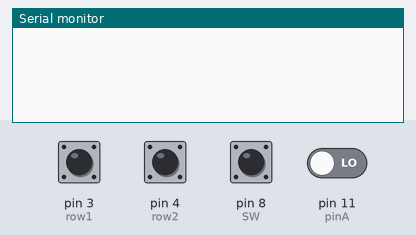
Recording of a sketch running on a simulated Arduino Uno, built with avr-gcc and run on an emulated ATmega328P. Parts: the last lines printed to the serial monitor. The test bench sets the inputs (shaded band); at power-on: pin 3 (row1), pin 4 (row2) HIGH, pin 8 (SW), pin 11 (pinA) LOW.

Above: at 1.2 s.
1.3 s: pin 3 (row1) pulled LOW for 0.15 s
At 2.5 s:
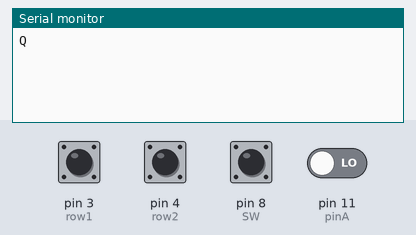
2.9 s: pin 4 (row2) pulled LOW for 0.15 s
At 3.8 s:
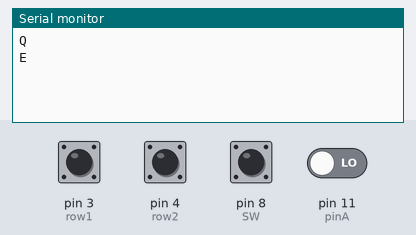
4.5 s: pin 8 (SW) pulled HIGH for 0.15 s
At 5.8 s:
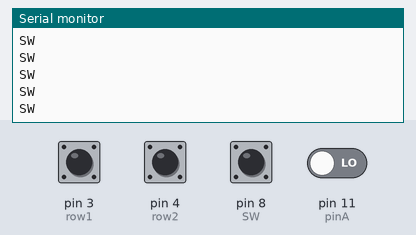
6.1 s: pin 3 (row1) pulled LOW for 1 s
At 8.1 s:
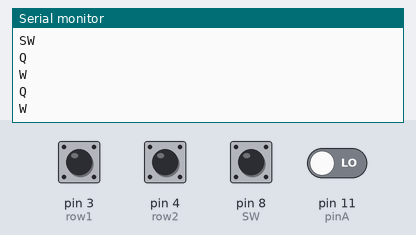
8.6 s: pin 4 (row2) pulled LOW for 1 s
At 8.81 s:
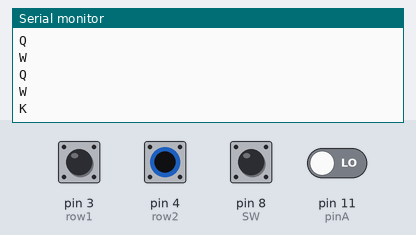

Measured:
- after the input at 1.3 s, the serial monitor: prints a new line at once (image 1)
- after the input at 2.9 s, the serial monitor: prints a new line at once (image 2)
- after the input at 4.5 s, the serial monitor: prints a new line at once (image 3)
- after the input at 6.1 s, the serial monitor: prints a new line at once (image 4)
- after the input at 8.6 s, the serial monitor: prints a new line at once (image 5)

The sketch:

Prototype.ino
```cpp
#define col1 13
#define col2 12
#define row1 3
#define row2 4
int SW = 8;
int pinA = 11;
int pinB = 10;
int encoderPosCount = 0;
int pinALast; int aVal;
boolean bCW;
String data;
//void Send_Byte;
void setup() {
  pinMode (pinA,INPUT);
  pinMode (pinB,INPUT);
  pinMode (SW, INPUT);
  pinALast = digitalRead(pinA);
  Serial.begin (9600);
  pinMode (row1, INPUT_PULLUP);
  pinMode (row2, INPUT_PULLUP);
  pinMode (col1, OUTPUT);
  pinMode (col2, OUTPUT);
  digitalWrite (col1, HIGH);
  digitalWrite (col2, HIGH);
  //attachInterrupt(digitalPinToInterrupt(pinA), Encoder, RISING);
  //attachInterrupt(digitalPinToInterrupt(pinB), Encoder, RISING);
}

void loop() {
  digitalWrite (col1, LOW);
  if (digitalRead (row1) ==LOW){
    //Serial.println ("Q");
    data = "Q";
    Send_Byte ();

  }
  if (digitalRead (row2) ==LOW){
    data = "E";
    Send_Byte ();
  }
  digitalWrite (col1, HIGH);
  digitalWrite (col2, LOW);
  if (digitalRead (row1) == LOW){
      data = "W";
    Send_Byte ();
  }
  if (digitalRead (row2) ==LOW){
    data = "K";
    Send_Byte ();
  }
  digitalWrite (col2, HIGH);
  if (digitalRead (SW) == HIGH){
    Serial.println ("SW");

  }
}
/*void Encoder (){
  aVal = digitalRead(pinA);
  if (aVal != pinALast){
    if (digitalRead(pinB) != aVal) {
      encoderPosCount ++;
      bCW = true;
    }
    else {
      bCW = false;
      encoderPosCount--;
    }
    Serial.print ("Rotated: ");
    if (bCW){
      Serial.println ("clockwise");
      }
      else{
        Serial.println("counterclockwise");
        }
        Serial.print("Encoder Position: ");
        Serial.println(encoderPosCount);
  }
    pinALast = aVal;
}*/
void Send_Byte() {
  Serial.println (data);
  delay (300);
}
```
